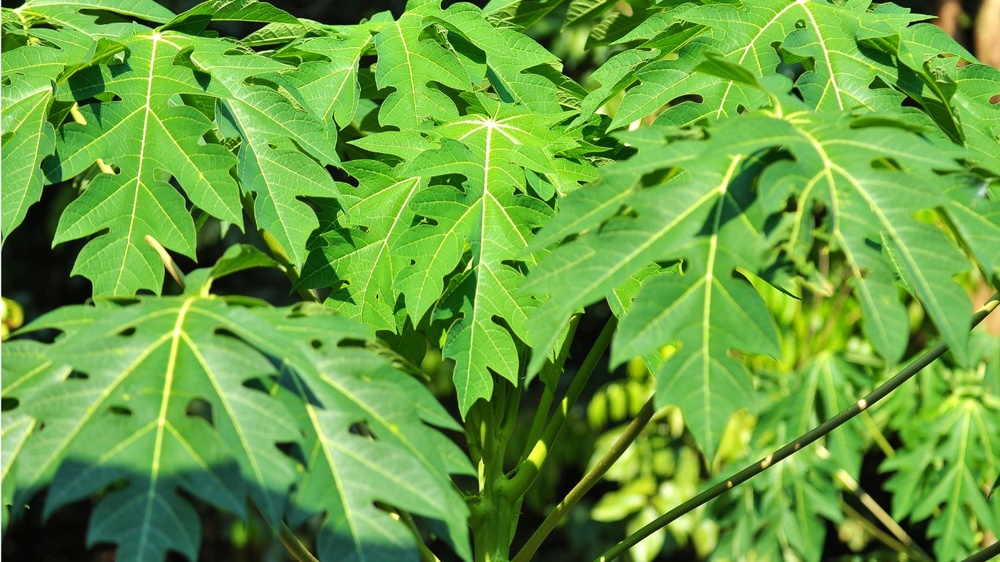
#> input picture images/Daun-Pepaya.jpg, 1000 x 562 px, shrunk from 1366 x 768 before the run
$ python index.py
#> lines starting #> are read from the running program, lines starting #| are printed output that depends on the picture; after the words box and inside, x2 and y2 are one past the last pixel; in counts of white or black regions, pixels touching at a corner belong together
import numpy as np
import imageio.v2 as imageio
import os

output_folder = './uploads'
os.makedirs(output_folder, exist_ok=True)

channel_folders = ['red', 'green', 'blue', 'grayscale', 'binary_threshold']
for folder in channel_folders:
    os.makedirs(os.path.join(output_folder, folder), exist_ok=True)

def save_image(image, base_name, suffix, output_folder):
    output_path = os.path.join(output_folder, suffix, f"{base_name}_{suffix}.png")
    imageio.imwrite(output_path, image)
    print(f"Gambar disimpan: {output_path}")

def process_image(image_path):
#> called with image_path = './images/Daun-Pepaya.jpg'
    img = imageio.imread(image_path)
#> img is the input picture: shape (562, 1000, 3); mean R, G, B 105, 161.1, 63

    if img.ndim == 2:
        print("Gambar harus berwarna (RGB).")
        return

    base_name = os.path.splitext(os.path.basename(image_path))[0]

    red_channel = img.copy()
    red_channel[:, :, 1] = 0
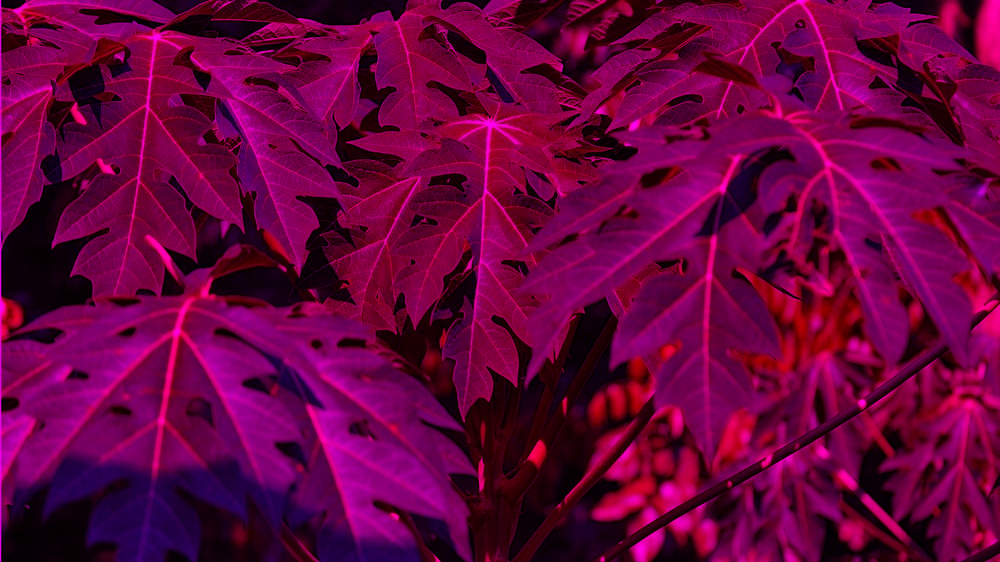
#> red_channel: shape (562, 1000, 3); mean R, G, B 105, 0, 63
    red_channel[:, :, 2] = 0
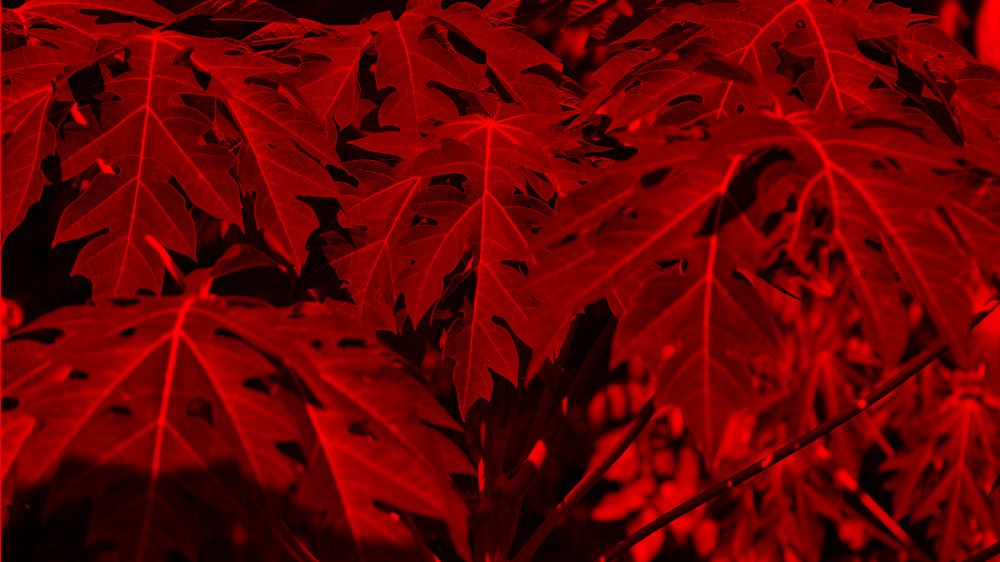
#> red_channel: shape (562, 1000, 3); mean R, G, B 105, 0, 0
    save_image(red_channel, base_name, 'red', output_folder)

    green_channel = img.copy()
    green_channel[:, :, 0] = 0
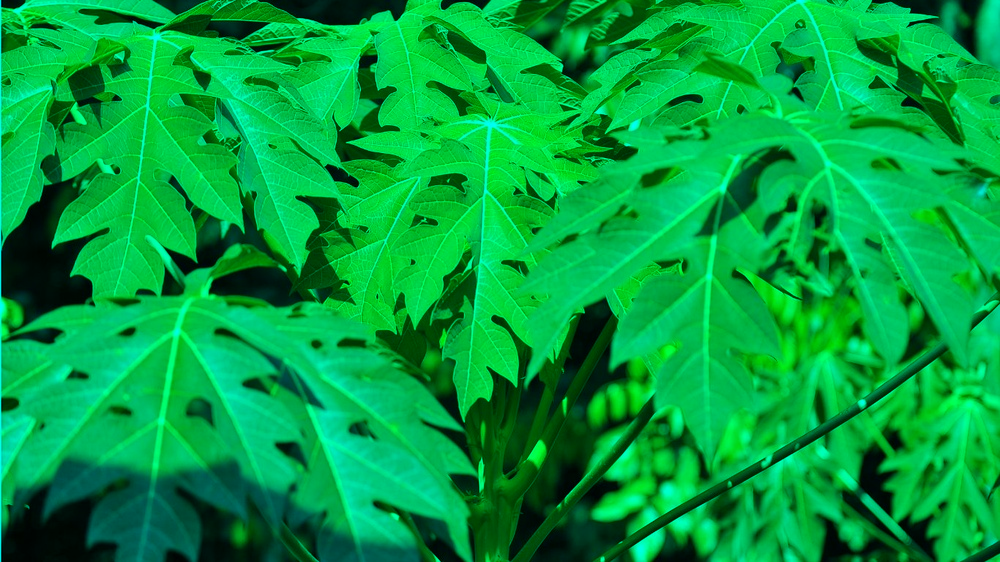
#> green_channel: shape (562, 1000, 3); mean R, G, B 0, 161.1, 63
    green_channel[:, :, 2] = 0
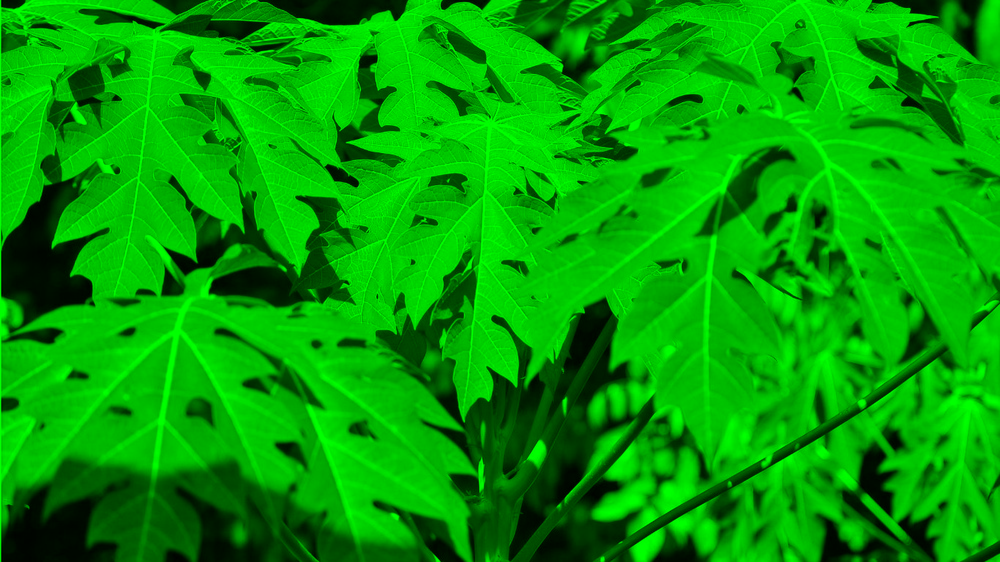
#> green_channel: shape (562, 1000, 3); mean R, G, B 0, 161.1, 0
    save_image(green_channel, base_name, 'green', output_folder)

    blue_channel = img.copy()
    blue_channel[:, :, 0] = 0
    blue_channel[:, :, 1] = 0
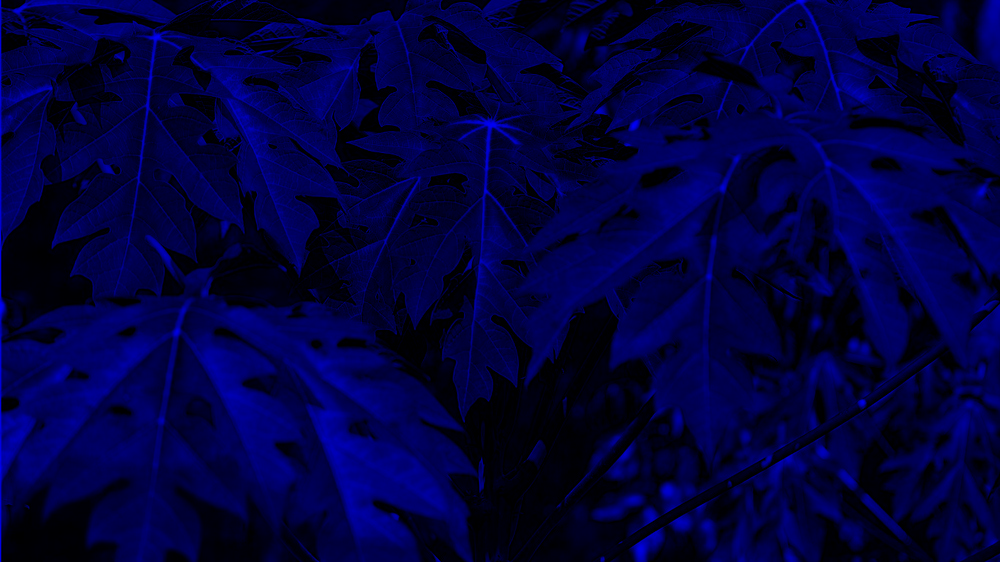
#> blue_channel: shape (562, 1000, 3); mean R, G, B 0, 0, 63
    save_image(blue_channel, base_name, 'blue', output_folder)

    grayscale = np.dot(img[...,:3], [0.2989, 0.5870, 0.1140])
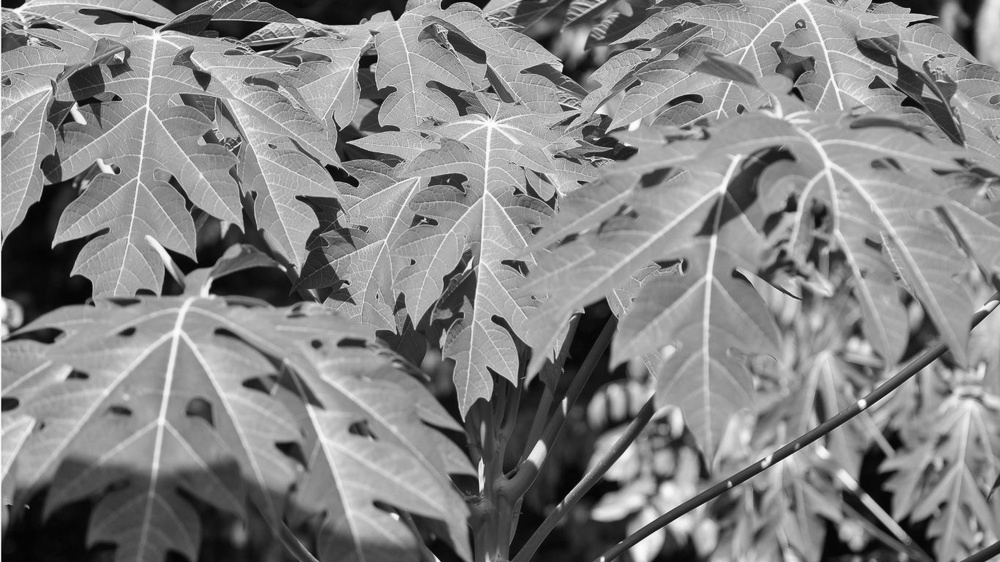
#> grayscale: shape (562, 1000) float64; min 0.587, max 254.4, mean 133.1
    save_image(grayscale.astype(np.uint8), base_name, 'grayscale', output_folder)

    threshold_value = 128
    binary_threshold = (grayscale > threshold_value) * 255
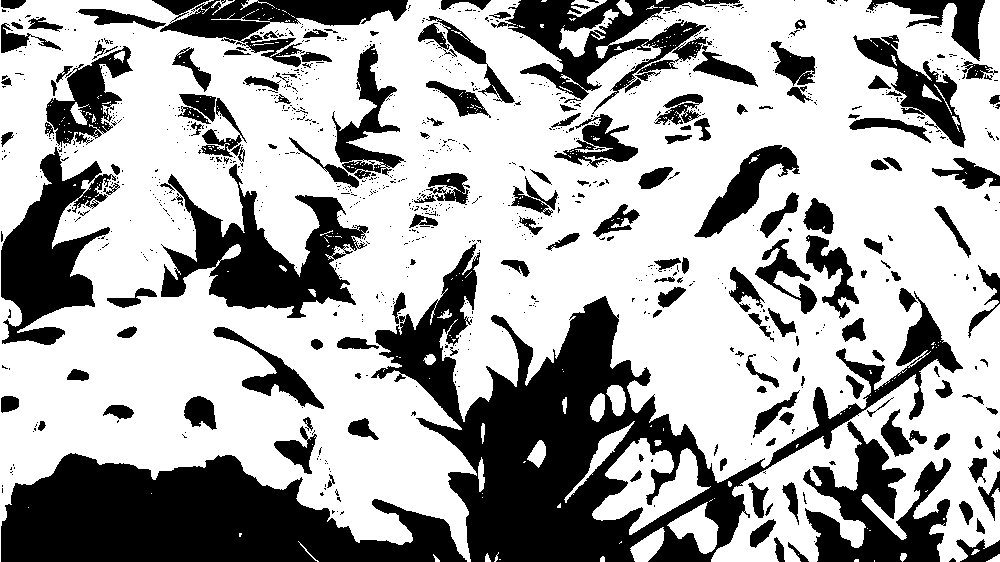
#> binary_threshold: shape (562, 1000) int64; 65.9% white; 994 black regions (821 under 20 px), largest, box (x1, y1, x2, y2) and area: (371, 243, 963, 562) 51194, (1, 453, 467, 562) 33025, (161, 164, 368, 318) 12580
    binary_threshold = binary_threshold.astype(np.uint8)
    save_image(binary_threshold, base_name, 'binary_threshold', output_folder)

image_paths = ['./images/Daun-Pepaya.jpg', './images/Daun-Kenikir.jpg', './images/Daun-Singkong.jpg']

for image_path in image_paths:
    process_image(image_path)
#> pass 2 of the loop `for image_path in image_paths:`:
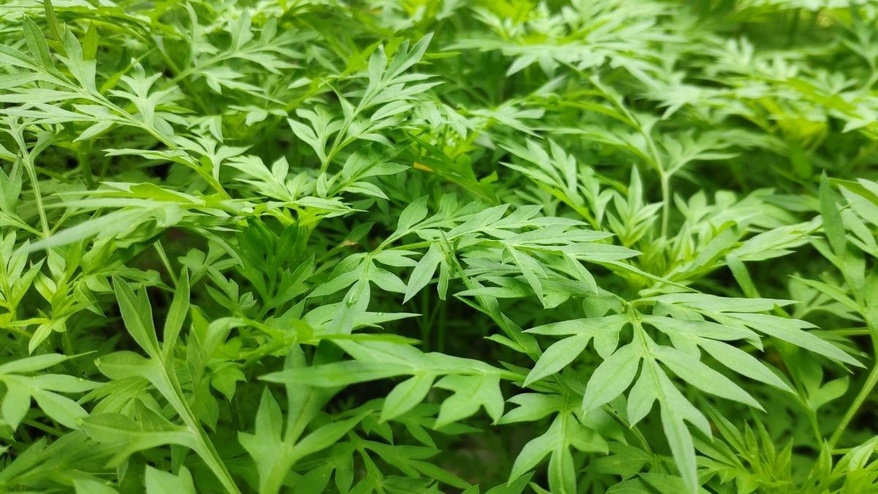
#> input picture images/Daun-Kenikir.jpg, 878 x 494 px, shrunk from 1200 x 675 before the run
#> in process_image, img is the input picture: shape (494, 878, 3); mean R, G, B 101.5, 148.8, 51.4
#> blue_channel: shape (494, 878, 3)
#> in process_image (call 2), `grayscale = np.dot(img[...,:3], [0.2989, 0.5870, 0.1140])`:
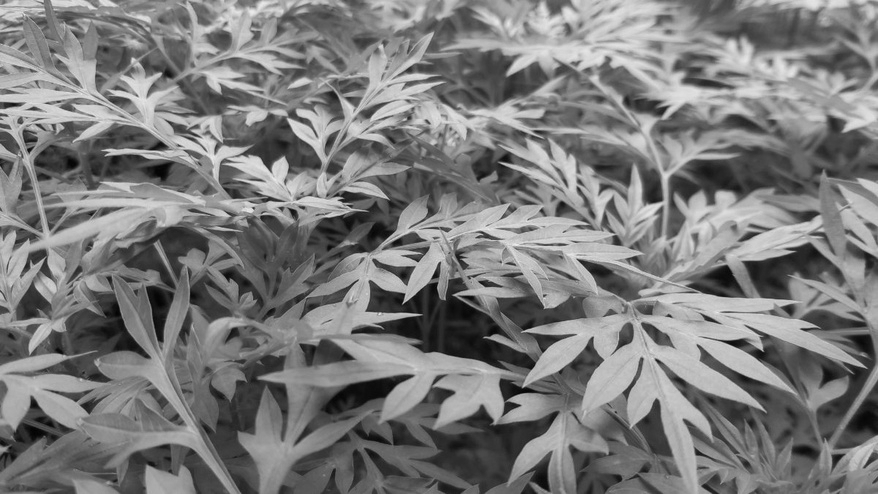
#> grayscale: shape (494, 878) float64; min 2.06, max 235.7, mean 123.5
#> in process_image (call 2), `binary_threshold = (grayscale > threshold_value) * 255`:
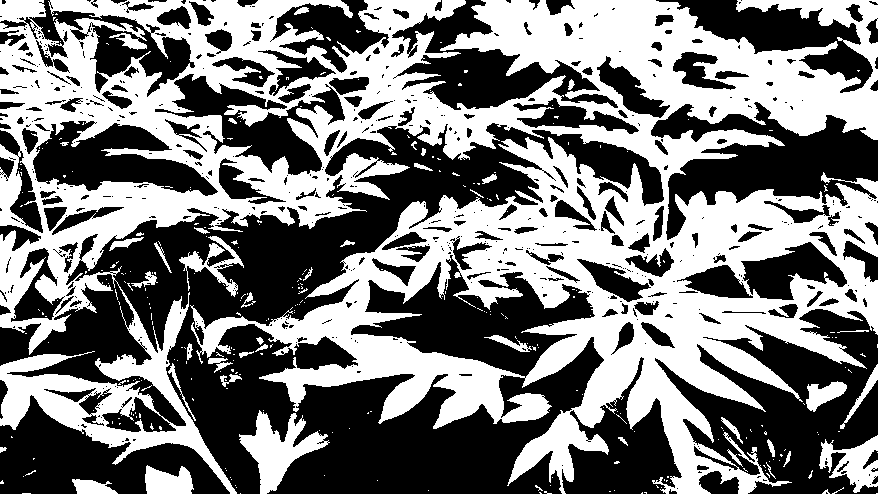
#> binary_threshold: shape (494, 878) int64; 47.6% white; 310 white regions (268 under 20 px), largest, box (x1, y1, x2, y2) and area: (0, 0, 878, 494) 194640, (239, 410, 330, 494) 3041, (819, 435, 878, 493) 1674
#> pass 3 of the loop `for image_path in image_paths:`:
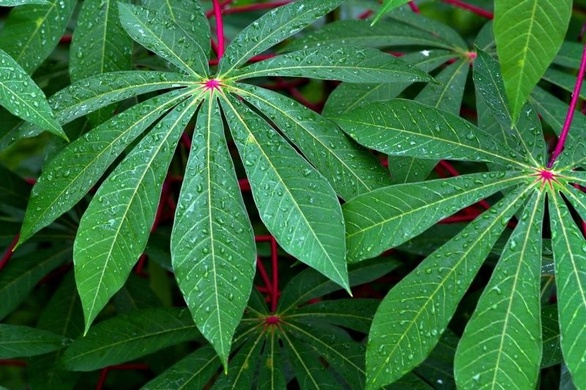
#> input picture images/Daun-Singkong.jpg, 586 x 390 px, shrunk from 800 x 533 before the run
#> in process_image, img is the input picture: shape (390, 586, 3); mean R, G, B 54.1, 111, 60.3
#> blue_channel: shape (390, 586, 3)
#> in process_image (call 3), `grayscale = np.dot(img[...,:3], [0.2989, 0.5870, 0.1140])`:
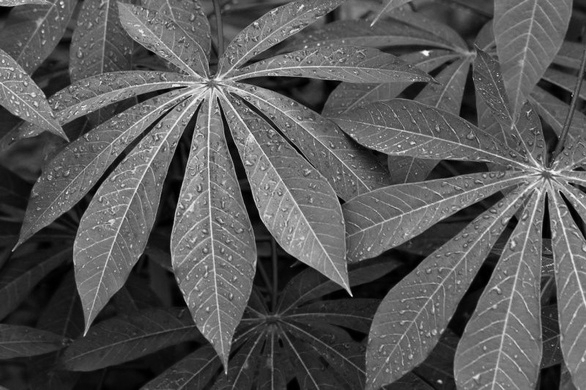
#> grayscale: shape (390, 586) float64; min 0, max 249.2, mean 88.2
#> in process_image (call 3), `binary_threshold = (grayscale > threshold_value) * 255`:
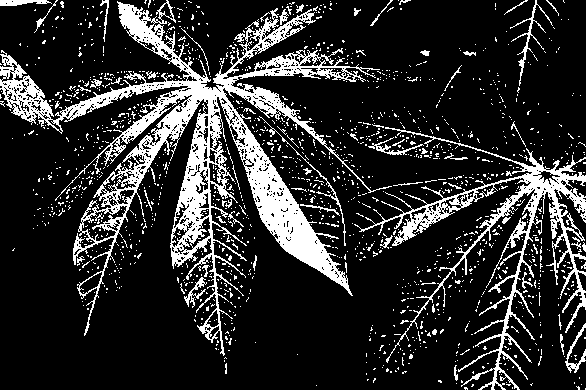
#> binary_threshold: shape (390, 586) int64; 17.6% white; 1576 white regions (1520 under 20 px), largest, box (x1, y1, x2, y2) and area: (0, 0, 392, 356) 24058, (354, 127, 586, 390) 7763, (510, 0, 553, 86) 366
